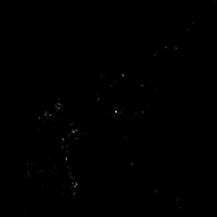
#> input picture assignment_1/CV_A1_2018310412/result/part_3_corner_raw_lenna.png, 217 x 217 px, shrunk from 512 x 512 before the run, given in place of lenna.png, which was not available
$ python A1_corner_detection.py
#> lines starting #> are read from the running program, lines starting #| are printed output that depends on the picture; after the words box and inside, x2 and y2 are one past the last pixel; in counts of white or black regions, pixels touching at a corner belong together; pictures that were not available may be replaced by others from this repository, and a replacement may not be noted
### assignment_1/CV_A1_2018310412/about_images.py

import cv2
import time
import numpy as np
def show(img, name = "Temp Name"):
    cv2.imshow(f"{name}", (img).astype(np.uint8))
    cv2.waitKey()


def save(img, name):
    cv2.imwrite(f"./result/{name}.png",(img).astype(np.uint8))


def show_and_save(img, name):
    show(img, name)
    save(img, name)

# [5 lines left out: function show_and_save_mag, not called in this run]


def load_lenna():
    PATH_lenna = "./lenna.png"
    img_lenna = cv2.imread(PATH_lenna, cv2.IMREAD_GRAYSCALE)
#> img_lenna is the input picture: shape (217, 217); min 0, max 179, mean 0.3
    return img_lenna


def load_shape():
    PATH_shape = "./shapes.png"
    img_shape = cv2.imread(PATH_shape, cv2.IMREAD_GRAYSCALE)
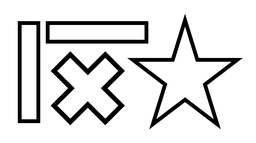
#> input picture assignment_1/CV_A1_2018310412/shapes.png, 256 x 143 px, shrunk from 604 x 338 before the run
#> img_shape is the input picture: shape (143, 256); min 0, max 255, mean 222.3
    return img_shape

### assignment_1/CV_A1_2018310412/A1_image_filtering.py
import cv2
import numpy as np
import math
import time
import os
from about_images import show_and_save, load_lenna, load_shape, show


def _padding(img, size):
#> called with size = ((3, 3), (3, 3))
    img_up = np.insert(img[0,:],0 ,[img[0,0]]*size[0][0])
#> img_up = 220 values, max 2 at index 218, min 0 at index 0, mean 0.00909
    img_up = np.append(img_up, [img[0,-1]]*size[0][1])
#> img_up = 223 values, max 2 at index 218, min 0 at index 0, mean 0.00897
    img_down = np.insert(img[-1,:],0, [img[-1,0]]*size[0][0])
#> img_down = 220 values, max 1 at index 60, min 0 at index 0, mean 0.00455
    img_down = np.append(img_down, [img[-1,-1]]*size[0][1])
#> img_down = 223 values, max 1 at index 60, min 0 at index 0, mean 0.00448

    img_left = img[:,0].reshape((img.shape[0],1))
#> img_left = 217 values, max 1 at index 176, min 0 at index 0, mean 0.00461
    img_right = img[:,-1].reshape((img.shape[0],1))
#> img_right = 217 values from 0 to 0

    for left in range(size[1][0]):
        img = np.hstack((img_left, img))
    for right in range(size[1][1]):
        img = np.hstack((img, img_right))
    for up in range(size[0][0]):
        img = np.vstack((img_up, img))
    for down in range(size[0][1]):
        img = np.vstack((img, img_down))

    return img

# [50 lines left out: functions _padding_V, _padding_H, cross_correlation_1d, not called in this run]

def cross_correlation_2d(img, kernel):
    filter_size = kernel.shape[0]
    output = np.zeros(img.shape)
    padded_img = _padding(img, ((filter_size//2, filter_size//2), (filter_size//2, filter_size//2)))

    for i in range(0, output.shape[0]):
        for j in range(0, output.shape[1]):
            width_range = (i, i + filter_size)
            hight_range = (j, j + filter_size)

            this_conv = padded_img[width_range[0]:width_range[1],hight_range[0]:hight_range[1]]
            out = (np.multiply(this_conv, kernel)).sum()
            output[i, j] = out
#> after the loop in cross_correlation_2d (call 2), `for i in range(0, output.shape[0]):`:
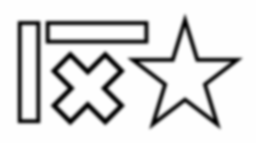
#> output: shape (143, 256) float64; min 10.05, max 255, mean 222.3; drawn with min black and max white
    return output

def _gaussian(x, y, sigma):
    inside_exp = -((x**2 + y**2)/(2*(sigma**2)))
    return 1/(2 * math.pi * sigma**2) * math.exp(inside_exp)

# [7 lines left out: function get_gaussian_filter_1d, not called in this run]

def get_gaussian_filter_2d(size, sigma):
    #size must be odd number
    output = np.ones([size, size])
    for i in range(size):
        for j in range(size):
            x_i = i - size//2
            y_j = j - size//2
            output[i][j] = _gaussian(x_i, y_j, sigma)
    return output/output.sum()

# [19 lines left out: function make_9images, not called in this run]

# [63 lines that do not run on import are left out]

### assignment_1/CV_A1_2018310412/computational_time.py
import time

class TimeModule:
    def __init__(self):
        self.now = time.time()

    def end_print(self, name):
        computational_time = time.time() - self.now
        print(f"Computational Time of {name} : {computational_time}")

### assignment_1/CV_A1_2018310412/A1_corner_detection.py
from A1_image_filtering import get_gaussian_filter_2d, cross_correlation_2d
from about_images import show_and_save, load_lenna, load_shape
from computational_time import TimeModule
import numpy as np
import cv2

def response_function(lamb_1, lamb_2, k = 0.04):
    return lamb_1*lamb_2 - k*((lamb_2*lamb_2)**2)


def sobel_filtering(img):
    S_x = np.array([[-1,0,1],
                    [-2,0,2],
                    [-1,0,1]])
    S_y = S_x.T
    sobel_x = cross_correlation_2d(img, S_x)
#> after the loop in cross_correlation_2d (call 3), `for i in range(0, output.shape[0]):`:
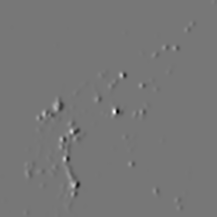
#> output: shape (217, 217) float64; min -88.96, max 101.4, mean 0; drawn with min black and max white
    sobel_y = cross_correlation_2d(img, S_y)
#> after the loop in cross_correlation_2d (call 4), `for i in range(0, output.shape[0]):`:
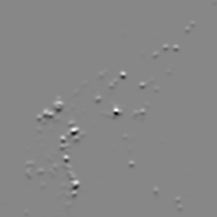
#> output: shape (217, 217) float64; min -89.44, max 79.34, mean 0; drawn with min black and max white

    return sobel_x, sobel_y

def compute_corner_response(img):
    window_size = 5
    return_img = np.zeros(img.shape)
    term = window_size//2
    Ix, Iy = sobel_filtering(img)
    IxIx = Ix **2
    IxIy = Ix * Iy
    IyIy = Iy **2

    for i in range(term, return_img.shape[0]-term):
        for j in range(term, return_img.shape[1]-term):
            CovIxIx = (IxIx[i-term:i+term+1, j-term:j+term+1]).sum()
            CovIxIy = (IxIy[i-term:i+term+1, j-term:j+term+1]).sum()
            CovIyIy = (IyIy[i-term:i+term+1, j-term:j+term+1]).sum()

            detM = CovIxIx*CovIyIy - np.square(CovIxIy)
            traceM = CovIxIx + CovIyIy
            return_img[i, j] = detM - 0.04*(pow(traceM, 2))


    return_img[return_img < 0] = 0
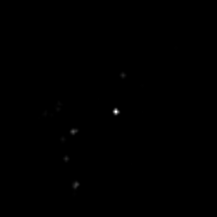
#> return_img: shape (217, 217) float64; min 0, max 5.64e+09, mean 4547432.4; drawn with min black and max white
    Zmax , Zmin = np.amax(return_img), np.amin(return_img)
#> Zmax = 5.64e+09; Zmin = 0
    Z = (return_img - Zmin)  / (Zmax - Zmin)
    return Z


def thresholding(org_img, corner_img):
    org_img = cv2.cvtColor(org_img,cv2.COLOR_GRAY2RGB)
    org_img[:,:,0] = np.where(corner_img >= 0.1, 0, org_img[:,:,0])
#> org_img: shape (217, 217, 3); 0.18% of pixels changed, all inside (x1, y1, x2, y2) = (65, 74, 124, 188)
    org_img[:,:,1] = np.where(corner_img >= 0.1, 255, org_img[:,:,1])
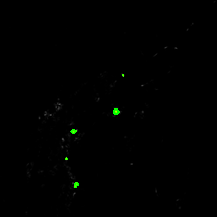
#> org_img: shape (217, 217, 3); mean B, G, R 0.2, 0.8, 0.3
    org_img[:,:,2] = np.where(corner_img >= 0.1, 0, org_img[:,:,2])
    return org_img


def thresholding_circle(org_img, corner_img):
    org_img = cv2.cvtColor(org_img,cv2.COLOR_GRAY2RGB)
    for i in range(org_img.shape[0]):
        for j in range(org_img.shape[1]):
            if corner_img[i, j] != 0:
                org_img = cv2.circle(org_img, (j, i), 5, (0,255,0), 2)
    return org_img


def non_maximun_supression_win(R, winSize):
#> called with winSize = 11
    term = winSize //2
    R_c = R.copy()
    count = 0
    for i in range(term, R.shape[0]-term + 1):
        for j in range(term, R.shape[1]-term + 1):
            now_window = R[i-term:i+term+1, j-term:j+term+1]
            value = now_window[term, term]

            if value < now_window.max():
                R_c[i, j] = 0

    R_c = np.where(R_c <= 0.1 , 0, R_c)
    return R_c


if __name__ == "__main__":
    # 3-1 import images and Apply the Gaussian filtering to the input image.

    #load lenna - 직접 모듈을 만들어서 불러왔습니다.
    img_lenna = load_lenna()
    img_shape = load_shape()

    gaussian_filter = get_gaussian_filter_2d(7,1.5)
    filtered_lenna = cross_correlation_2d(img_lenna, gaussian_filter)
    filtered_shape = cross_correlation_2d(img_shape, gaussian_filter)

    # lenna에 대한 코드
    t = TimeModule()
    corner_lenna = compute_corner_response(filtered_lenna)
    t.end_print("compute_corner_response lenna")
    show_and_save(corner_lenna* 255, "part_3_corner_raw_lenna")

    lenna_corner_bin = thresholding(img_lenna, corner_lenna)
    show_and_save(lenna_corner_bin, "part_3_corner_bin_lenna")

    t = TimeModule()
    corner_lenna = non_maximun_supression_win(corner_lenna, 11)
    t.end_print("nms of lenna")
    lenna_corner_sup = thresholding_circle(img_lenna, corner_lenna)
#> after the loop in thresholding_circle, `for i in range(org_img.shape[0]):`:
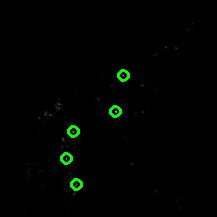
#> org_img: shape (217, 217, 3); 0.96% of pixels changed, all inside (x1, y1, x2, y2) = (60, 69, 130, 191)
    show_and_save(lenna_corner_sup, "part_3_corner_sup_lenna")


    # shape에 대한 코드
    t = TimeModule()
    corner_shape = compute_corner_response(filtered_shape)
    t.end_print("compute_corner_response shapes")
    show_and_save(corner_shape * 255, "part_3_corner_raw_shapes")

    shape_corner_bin = thresholding(img_shape, corner_shape)
    show_and_save(shape_corner_bin, "part_3_corner_bin_shapes")

    t = TimeModule()
    corner_shape = non_maximun_supression_win(corner_shape, 11)
    t.end_print("nms of shapes")
    shape_corner_sup = thresholding_circle(img_shape, corner_shape)
    show_and_save(shape_corner_sup, "part_3_corner_sup_shape")
